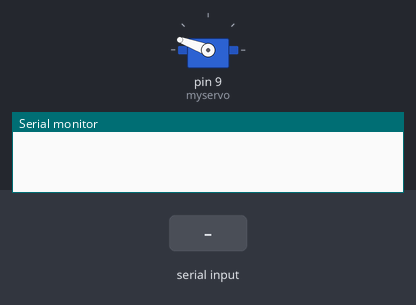
This sketch was run on a simulated Arduino Uno, built with avr-gcc and run on an emulated ATmega328P. Shown: servo, the last lines printed to the serial monitor. The test bench sets the inputs (shaded band).

Above: at 1.2 s.
1.3 s: "a" received over Serial
At 1.85 s:
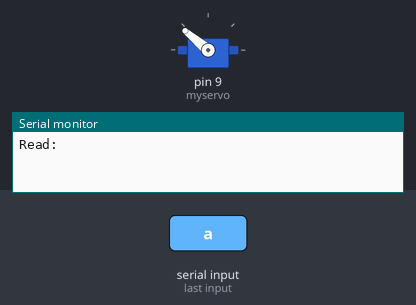
4.3 s: "ledoff" received over Serial
Timing chart, 0 to 7.3 s (numbered marks = the images above; inputs shaded):
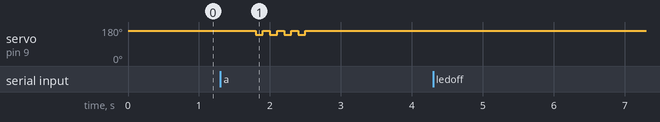

The sketch:

protocoder_parlante.ino
```cpp
/* Sweep

Protocoder_parlante

Servo en pin 9.
Enviar caracter "a" por puerto serie para mover el servo varias veces

*/

#include <Servo.h>

Servo myservo;  // create servo object to control a servo
                // twelve servo objects can be created on most boards

int pos = 0;    // variable to store the servo position

void setup()
{
    Serial.begin(9600);

  myservo.attach(9);  // attaches the servo on pin 9 to the servo object
    myservo.write(160);              // tell servo to go to position in variable 'pos'

}

void loop() {

  if (Serial.peek() != -1) {
    Serial.print("Read: ");
    String inputString2 = "";
    do {
      char inchar = (char) Serial.read();
      inputString2 += inchar;

    } while (Serial.peek() != -1);

    if(inputString2.startsWith("a")){
    delay(400);
                             // in steps of 1 degree
    myservo.write(140);              // tell servo to go to position in variable 'pos'
    delay(100);                       // waits 15ms for the servo to reach the position

    myservo.write(160);              // tell servo to go to position in variable 'pos'
    delay(100);
        myservo.write(140);              // tell servo to go to position in variable 'pos'
    delay(100);                       // waits 15ms for the servo to reach the position

    myservo.write(160);              // tell servo to go to position in variable 'pos'
    delay(100);
        myservo.write(140);              // tell servo to go to position in variable 'pos'
    delay(100);                       // waits 15ms for the servo to reach the position

    myservo.write(160);              // tell servo to go to position in variable 'pos'
    delay(100);
        myservo.write(140);              // tell servo to go to position in variable 'pos'
    delay(100);                       // waits 15ms for the servo to reach the position

    myservo.write(160);              // tell servo to go to position in variable 'pos'
    delay(100);


    } else if(inputString2.startsWith("ledoff")){

    }

  }

  delay(100);
  /*

    if(Serial.available()> 0) {
    myservo.write(140);              // tell servo to go to position in variable 'pos'
    delay(400);                       // waits 15ms for the servo to reach the position

    myservo.write(160);              // tell servo to go to position in variable 'pos'
    delay(400);
    }
    */
}
```

Measured:
- after the input at 1.3 s, servo on pin 9 (myservo): alternates 160° for 0.10 s and 140° for 0.10 s, 8 changes in all, then stays 160°, starting after 0.50 s
